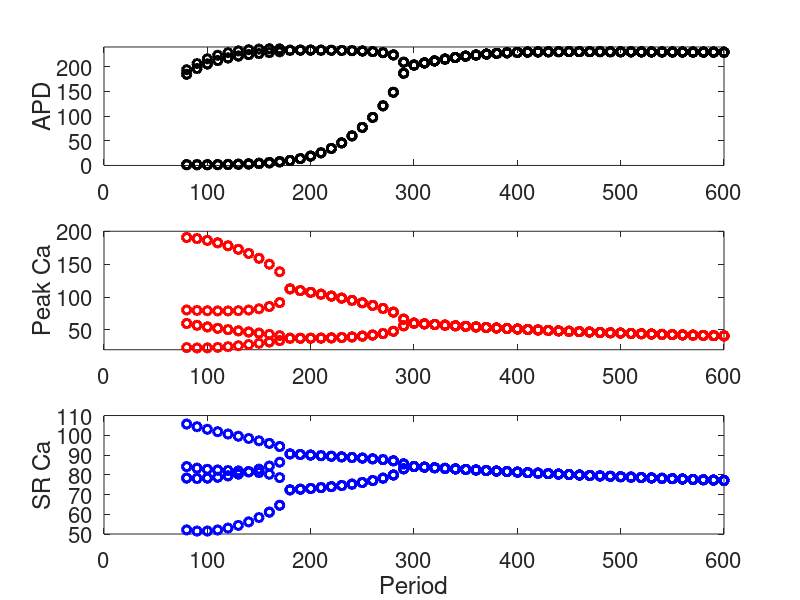
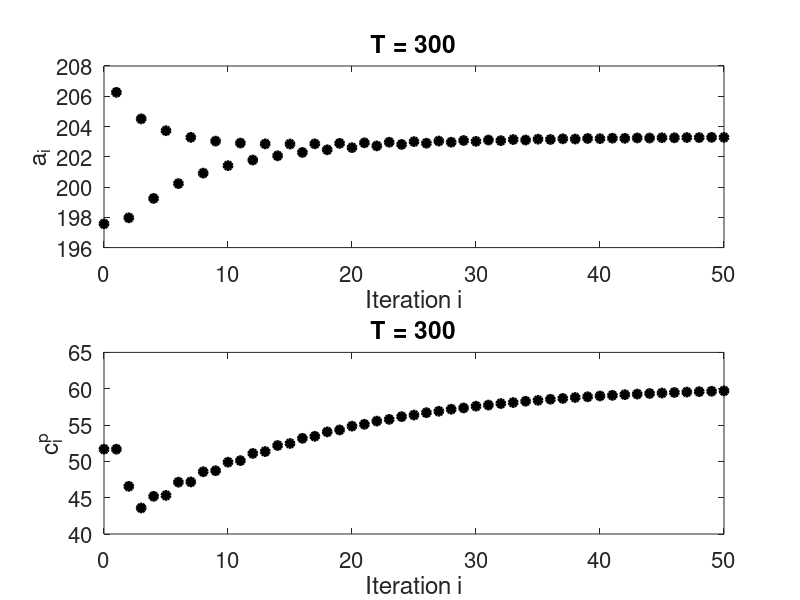
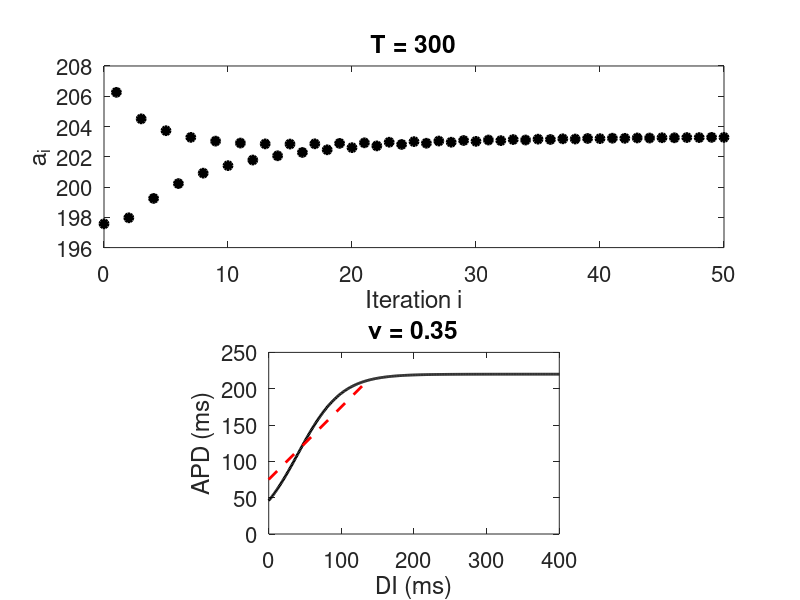

These charts were generated, in order, by the following MATLAB code: (Note: this script raises an error after producing the figures.)
set(0,'defaultlinelinewidth',2)
set(0,'defaultaxesfontsize',16)
% UCLA calcium map
% from PRE 75, 011927 (2007)
% variables:
% a: APD
% d: DI
% cp: peak Ca
% r: Ca released; difference between peak Ca and prev ca (end of prev)
% c: ca just before next stimulus
% l: SR calcium load just before next stimulus
% T: period of stimulation

%clear variables


fixedptfolder = 'fixedptfolder/'; % folder where fixed point values will be saved
Jacfolder = 'Jacfolder/'; % folder where jacobians will be saved
Eigfolder = 'Eigfolder/'; % folder where eigenvalues will be saved


% number of iterations
niters = 1000;

% initial values

% % set parameter values
% % Seth's values; vary nu 0.1, 0.28, 0.4, 0.7
gamma = 0.001;%original % can be 0 or negative
%gamma = 0.005;
%gamma = 0.008;
%gamma = 0.01;
% orig
A0 = 220; D0 = 40; 
tau0 = 30;% original 
%tau0 = 20;
%tau0 = 40;
%tau0 = 50; 
A1 = 0; %original
%A1 = 60; 

D1 = 60; tau1 = 500; % steeper
%%A0 = 220; D0 = 40; tau0 = 60; A1 = 0; D1 = 60; tau1 = 500; % shallower
sigma = 0.5; tauq = 80; 
alpha = 0.036; lc = 93.5; beta = 5;
%rho = 0.15; tauu = 200;
rho=0.5; tauu=200;
nu = 0.1;%original %0.3;%
%nu = 0.35;
%nu = 0.4;
%nu = 0.6;
c0h = 50; theta = 20;
kappa = 0.1; % or 0.5, or lower changes alternans in r from period-doubling bif.
eta = 0.1;%original % between -1 and 1
%eta = -0.8;
%eta = -1;
c0c = 28; eps = 2; tauc = 300;

parameterflag = 9; 

if parameterflag == 0
    parametersetname = ('Shallower (Restitution Curve)');
%A0 = 220; D0 = 40; tau0 = 60; A1 = 0; D1 = 60; tau1 = 500; % shallower
    tau0 = 60;    
elseif parameterflag == 1 %steep parameters
    parametersetname = 'Steep Restitution Curve';% voltage driven alternans
%    tau0 = 30; A1 = 0; D1 = 60; tau1 = 500;
elseif parameterflag == 2 %quasiperiodicity 
    parametersetname = 'Quasiperiodicity (Restitution Curve)';
    eta = -0.5;
elseif parameterflag == 3 %And, of course, the biphasic restitution curve wreaks much havoc.
    parametersetname = 'Biphasic (Restitution Curve)';
%A0 = 220; D0 = 40; tau0 = 60; A1 = 60; D1 = 60; tau1 = 500; 
    tau0 = 60;
    A1 = 60;
elseif parameterflag == 4
    parametersetname = ('Shallow Restitution, Ca-induced');
%A0 = 220; D0 = 40; tau0 = 60; A1 = 0; D1 = 60; tau1 = 500; % shallower
    tau0 = 60;
    nu=0.4;
elseif parameterflag == 5 
    parametersetname = ('Shallow, Ca-induced, Neg Coup');
%A0 = 220; D0 = 40; tau0 = 60; A1 = 0; D1 = 60; tau1 = 500; % shallower
    tau0 = 60;    
    nu=0.4;
    gamma=-0.001;
elseif parameterflag == 6 %steep restitution + Ca-induced
    parametersetname = 'Steep + Ca';
   % tau0 = 30; A1 = 0; D1 = 60; tau1 = 500;
    nu=0.4;
elseif parameterflag == 7
    parametersetname = ('Shallow Restitution, Ca-induced 2');
   % A0 = 220; D0 = 40; tau0 = 60; A1 = 0; D1 = 60; tau1 = 500; % shallower
    tau0 = 60;
    gamma=0.005;
elseif parameterflag == 8
    parametersetname = ('Shallow Restitution, Ca-induced 3');
    %A0 = 220; D0 = 40; tau0 = 60; A1 = 0; D1 = 60; tau1 = 500; % shallower
    tau0 = 60;
    nu=0.7;
elseif parameterflag == 9
    parametersetname = ('\nu = 0.35');
    nu=0.35;
elseif parameterflag == 10
    parametersetname = ('\tau_0 = 20');
    tau0=20;

else
    disp('flag not recognized')
end



% period of stimulation
%T = 220;
%Tarray=[500:-50:300 290:-10:200];
Tarray=[600:-10:80];
%Tarray = 200;

nT = length(Tarray);
cumcpsave=zeros(nT,niters+1);
cumasave=zeros(nT,niters+1);
cumbsave=zeros(nT,niters+1);
cumrsave=zeros(nT,niters+1);
cumlsave=zeros(nT,niters+1);
cumdsave=zeros(nT,niters+1);%new

% define functions
f = @(d) A0 * (1 - 1./(1+exp((d-D0)/tau0))) + A1 * exp(-((d-D1).^2)./tau1);
%q = @(d) 1-sigma*exp(-d/tauq);
%g = @(l) l*(1 - (1-alpha)/(1+exp((l-lc)/beta)));
%h = @(cp) nu * cp * (1-1/(1+exp((cp-c0h)/theta)));
%u_func = @(T) (1-rho*exp(-T/tauu));
%c_func = @(T) c0c*(1+eps*exp(-T/tauc));

for k=1:nT
    T=Tarray(k);
    % initial values: trying some 
%     a_old = 250; % APD
%     b_old = 120; % total Ca in cell
%     r_old = 5;  % SR Ca release
%     l_old = 80;  % SR Ca load in
    % initial values: from a no-alt case before alt
    a_old = 197.57; % APD
    b_old = 117.09; % total Ca in cell
    r_old = 2.3762;  % SR Ca release
    l_old = 67.791;  % SR Ca load in

    c_old = b_old - l_old;
    cp_old = c_old + r_old;
    asave=zeros(niters+1,1);
    cpsave=asave;
    bsave=cpsave; rsave=cpsave; lsave=cpsave; dsave = cpsave;
    cpsave(1,1)=cp_old;
    asave(1,1)=a_old;
    bsave(1,1)=b_old;
    rsave(1,1)=r_old;
    lsave(1,1)=l_old;
    %dsave(1,1)=d_old; %new
    
    for j=1:niters
         d_old = T - a_old; %new
         dsave(1,1)=d_old; %new
    
%        c_old = b_old - l_old;
%        cp_new = (b_old - l_old) + r_old;
%        u_new = (1-rho*exp(-T/tauu)) * (nu * ((b_old - l_old) + r_old) * (1-1/(1+exp((((b_old - l_old) + r_old)-c0h)/theta))));
        r_new = (1-sigma*exp(-(T - a_old)/tauq)) * (l_old*(1 - (1-alpha)/(1+exp((l_old-lc)/beta))));
        %    a_new = f(d_old) + p(cp_new) * a_new % will need to rearrange
        a_new = (A0 * (1 - 1./(1+exp(((T - a_old)-D0)/tau0))) + A1 * exp(-(((T - a_old)-D1).^2)./tau1)) / (1 - gamma*((b_old - l_old) + r_new));
        b_new = b_old - kappa*((b_old - l_old) - (c0c*(1+eps*exp(-T/tauc)))) + eta*(((A0 * (1 - 1./(1+exp(((T - a_old)-D0)/tau0))) + A1 * exp(-(((T - a_old)-D1).^2)./tau1)) / (1 - gamma*((b_old - l_old) + r_new))) - a_old);
        l_new = l_old - ((1-sigma*exp(-(T - a_old)/tauq)) * (l_old*(1 - (1-alpha)/(1+exp((l_old-lc)/beta))))) + ((1-rho*exp(-T/tauu)) * (nu * ((b_old - l_old) + r_new) * (1-1/(1+exp((((b_old - l_old) + r_new)-c0h)/theta)))));
        
        % save updated values
        cpsave(j+1,1) = (b_old - l_old) + r_old;
        asave(j+1,1) = a_new;
        bsave(j+1,1) = b_new;
        rsave(j+1,1) = r_new;
        lsave(j+1,1) = l_new;
        dsave(j+1,1) = d_old;%new
        
        % overwrite "old"
        %    cp_old = cp_new;
        a_old = a_new;
        b_old = b_new;
        r_old = r_new;
        l_old = l_new;
    end
    cumcpsave(k,:)=cpsave;
    cumasave(k,:)=asave;
    cumbsave(k,:)=bsave;
    cumlsave(k,:)=lsave;
    cumrsave(k,:)=rsave;
    cumdsave(k,:)=dsave;%new
end
    

iters=0:niters;
set(0,'defaultaxesfontsize',16)

p1 = figure(1);
ib=niters-8;ie=niters+1;
subplot(3,1,1)
plot(Tarray,cumasave(:,ib:ie),'ko')
ylabel('APD')
ylim([floor(min(min(cumasave(:,ib:ie))/10))*10 ceil(max(max(cumasave(:,ib:ie)))/10)*10])
subplot(3,1,2)
plot(Tarray,cumcpsave(:,ib:ie),'ro')
ylabel('Peak Ca')
ylim([floor(min(min(cumcpsave(:,ib:ie))/10))*10 ceil(max(max(cumcpsave(:,ib:ie)))/10)*10])
subplot(3,1,3)
plot(Tarray,cumlsave(:,ib:ie),'bo')
xlabel('Period'),ylabel('SR Ca')
ylim([floor(min(min(cumlsave(:,ib:ie))/10))*10 ceil(max(max(cumlsave(:,ib:ie)))/10)*10])
saveas(gcf,'fig1cumsave.png')

iiter = 31;
p2 = figure();
subplot(2,1,1)
plot(iters,cumasave(iiter,:),'ko','markerfacecolor','k')
%legend('APD','Total Ca'),legend boxoff
xlabel('Iteration i'),ylabel('a_i')
titlestring = ['T = ' num2str(Tarray(iiter))]
title(titlestring)
xlim([0 50])

subplot(2,1,2)
plot(iters,cumcpsave(iiter,:),'ko','markerfacecolor','k')
%legend('Peak Ca','SR Ca','Ca rel'),legend boxoff
xlabel('Iteration i'),ylabel('c^p_{i}')
title(titlestring)
xlim([0 50])
saveas(gcf,'fig2cumsave.png')
% 
% p3 = figure();
% subplot(2,1,1)
% plot(iters,cumasave(iiter,:),'k.')
% ylabel('APD')
% xlabel('Iteration')%,ylabel('APD')
% titlestring = ['T = ' num2str(Tarray(iiter))]
% title(titlestring)
% 
% subplot(2,1,2)
% plot(iters,cumcpsave(iiter,:),'k.')
% ylabel('Peak Ca')
% xlabel('Iteration')%,ylabel('APD')
% 

%%
%p4 = figure();
% subplot(2,1,1)
% plot(iters(1:end-1),abs(cumasave(iiter,2:end)-cumasave(iiter,1:end-1)),'k.')
% ylabel('\DeltaAPD')
% xlabel('Iteration')%,ylabel('APD')
% titlestring = ['T = ' num2str(T)]
% title(titlestring)
% 
% subplot(2,1,2)
% plot(iters(1:end-1),abs(cumcpsave(iiter,2:end)-cumcpsave(iiter,1:end-1)),'k.')
% ylabel('\Deltac^p')
% xlabel('Iteration')%,ylabel('APD')
%%


figure(2)
DIarray = [0:400];
plot(DIarray,f(DIarray),'k-',[0 140],[75 215],'r--')
ylabel('APD (ms)')
xlabel('DI (ms)')
daspect([1 1 1])
ylim([0 250])
title(parametersetname)
saveas(gcf,'figdisave.png')
%%

% y = [r; a; b; l];


%T = 250;
Tarray= [600:-10:80];

Tlength     = length(Tarray);
fixedptsave = zeros(4,Tlength);

RK1save     = zeros(1,Tlength);
RK2save     = zeros(1,Tlength);
RK3save     = zeros(1,Tlength);
RK4save     = zeros(1,Tlength);
RK5save     = zeros(1,Tlength);
RK6save     = zeros(1,Tlength);
RK7save     = zeros(1,Tlength);
RK8save     = zeros(1,Tlength);
RK9save     = zeros(1,Tlength);
RK10save    = zeros(1,Tlength);
RK11save    = zeros(1,Tlength);
RK12save    = zeros(1,Tlength);
RK13save    = zeros(1,Tlength);
RK14save    = zeros(1,Tlength);
RK15save    = zeros(1,Tlength);

MSV1save    = zeros(1,Tlength);
MSV2save    = zeros(1,Tlength);
MSV3save    = zeros(1,Tlength);
MSV4save    = zeros(1,Tlength);
MSV5save    = zeros(1,Tlength);
MSV6save    = zeros(1,Tlength);
MSV7save    = zeros(1,Tlength);
MSV8save    = zeros(1,Tlength);
MSV9save    = zeros(1,Tlength);
MSV10save   = zeros(1,Tlength);
MSV11save   = zeros(1,Tlength);
MSV12save   = zeros(1,Tlength);
MSV13save   = zeros(1,Tlength);
MSV14save   = zeros(1,Tlength);
MSV15save   = zeros(1,Tlength);

fperrornorm = zeros(1,Tlength); % store fixed-point error norms

fperrormax  = 10^-4; % maxiumum acceptable size for fixed-point error norm
epsln       = 10^-5; % Jacobian step size

% jacfwdsave  = cell(4,Tlength);
% jacbacksave = cell(4,Tlength);
% jacsave     = cell(4,Tlength);  
jacfwdsave  = cell(1,Tlength);
jacbacksave = cell(1,Tlength);
jacsave     = cell(1,Tlength); 

Esave       = zeros(4,Tlength); 
ReEsave     = zeros(4,Tlength);
ImEsave     = zeros(4,Tlength);
EModsave    = zeros(4,Tlength);

Vsave = cell(Tlength);
alleigsave = cell(Tlength);
alleigsabs = cell(Tlength)
Wsave = cell(Tlength);

mjjsave     = zeros(4,Tlength);
%nT = length(Tarray);
%Csave = cell(nT);

%R1save(counter1,counter2) = R1;
for counter1 = 1:length(Tarray)
    T = Tarray(counter1);
% Vary additional parameters
% eta = 0:0.1:1;
% nu  = 0:0.1:1;
% 
% etalength = length(eta);
% nulength = length(nu);
% Csave = cell(etalength,nulength);
% R1save = zeros(etalength,nulength);
% R2save = zeros(etalength,nulength);
% R3save = zeros(etalength,nulength);
% R4save = zeros(etalength,nulength);
% R5save = zeros(etalength,nulength);
% fperrornorm = zeros(etalength,nulength); % store fixed-point error norms



% standard iterating function
% ff = @(y) [(1-sigma*exp(-(T - y(2))/tauq)) * (y(4)*(1 - (1-alpha)/(1+exp((y(4)-lc)/beta))));
%           (A0 * (1 - 1./(1+exp(((T - y(2))-D0)/tau0))) + A1 * exp(-(((T - y(2))-D1).^2)./tau1)) / (1 - gamma*((y(3) - y(4)) + y(1)));
%           y(3) - kappa*((y(3) - y(4)) - (c0c*(1+eps*exp(-T/tauc)))) + eta*(((A0 * (1 - 1./(1+exp(((T - y(2))-D0)/tau0))) + A1 * exp(-(((T - y(2))-D1).^2)./tau1)) / (1 - gamma*((y(3) - y(4)) + y(1)))) - y(2));
%           y(4) - ((1-sigma*exp(-(T - y(2))/tauq)) * (y(4)*(1 - (1-alpha)/(1+exp((y(4)-lc)/beta))))) + ((1-rho*exp(-T/tauu)) * (nu * ((y(3) - y(4)) + y(1)) * (1-1/(1+exp((((y(3) - y(4)) + y(1))-c0h)/theta)))))];

% updated version
ff = @(y) [
(1-sigma*exp(-(T - y(2))/tauq)) ...
    * (y(4)*(1 - (1-alpha)/(1+exp((y(4)-lc)/beta))));
(A0 * (1 - 1./(1+exp(((T - y(2))-D0)/tau0))) ...
    + A1 * exp(-(((T - y(2))-D1).^2)./tau1)) / ...
    (1 - gamma*((y(3) - y(4)) + (1-sigma*exp(-(T - y(2))/tauq)) ...
    * (y(4)*(1 - (1-alpha)/(1+exp((y(4)-lc)/beta))))));
y(3) - kappa*((y(3) - y(4)) ...
    - (c0c*(1+eps*exp(-T/tauc)))) ...
    + eta*(((A0 * (1 - 1./(1+exp(((T - y(2))-D0)/tau0))) ...
    + A1 * exp(-(((T - y(2))-D1).^2)./tau1)) / ...
    (1 - gamma*((y(3) - y(4)) + (1-sigma*exp(-(T - y(2))/tauq)) ...
    * (y(4)*(1 - (1-alpha)/(1+exp((y(4)-lc)/beta))))))) - y(2));
y(4) - ((1-sigma*exp(-(T - y(2))/tauq)) ...
    * (y(4)*(1 - (1-alpha)/(1+exp((y(4)-lc)/beta))))) ...
    + ((1-rho*exp(-T/tauu)) * (nu * ((y(3) - y(4)) + (1-sigma*exp(-(T - y(2))/tauq)) ...
    * (y(4)*(1 - (1-alpha)/(1+exp((y(4)-lc)/beta))))) ...
    * (1-1/(1+exp((((y(3) - y(4)) + (1-sigma*exp(-(T - y(2))/tauq)) ...
    * (y(4)*(1 - (1-alpha)/(1+exp((y(4)-lc)/beta)))))-c0h)/theta)))))];
            
% f=y -> f - y for finding fixed points
% gg = @(y) [((1-sigma*exp(-(T - y(2))/tauq)) * (y(4)*(1 - (1-alpha)/(1+exp((y(4)-lc)/beta)))))-y(1);
%           ((A0 * (1 - 1./(1+exp(((T - y(2))-D0)/tau0))) + A1 * exp(-(((T - y(2))-D1).^2)./tau1)) / (1 - gamma*((y(3) - y(4)) + y(1)))) - y(2);
%           (y(3) - kappa*((y(3) - y(4)) - (c0c*(1+eps*exp(-T/tauc)))) + eta*(((A0 * (1 - 1./(1+exp(((T - y(2))-D0)/tau0))) + A1 * exp(-(((T - y(2))-D1).^2)./tau1)) / (1 - gamma*((y(3) - y(4)) + y(1)))) - y(2))) - y(3);
%           (y(4) - ((1-sigma*exp(-(T - y(2))/tauq)) * (y(4)*(1 - (1-alpha)/(1+exp((y(4)-lc)/beta))))) + ((1-rho*exp(-T/tauu)) * (nu * ((y(3) - y(4)) + y(1)) * (1-1/(1+exp((((y(3) - y(4)) + y(1))-c0h)/theta)))))) - y(4); ]

% updated version
gg = @(y) [
(1-sigma*exp(-(T - y(2))/tauq)) ...
    * (y(4)*(1 - (1-alpha)/(1+exp((y(4)-lc)/beta))));
(A0 * (1 - 1./(1+exp(((T - y(2))-D0)/tau0))) ...
    + A1 * exp(-(((T - y(2))-D1).^2)./tau1)) / ...
    (1 - gamma*((y(3) - y(4)) + (1-sigma*exp(-(T - y(2))/tauq)) ...
    * (y(4)*(1 - (1-alpha)/(1+exp((y(4)-lc)/beta))))));
y(3) - kappa*((y(3) - y(4)) ...
    - (c0c*(1+eps*exp(-T/tauc)))) ...
    + eta*(((A0 * (1 - 1./(1+exp(((T - y(2))-D0)/tau0))) ...
    + A1 * exp(-(((T - y(2))-D1).^2)./tau1)) / ...
    (1 - gamma*((y(3) - y(4)) + (1-sigma*exp(-(T - y(2))/tauq)) ...
    * (y(4)*(1 - (1-alpha)/(1+exp((y(4)-lc)/beta))))))) - y(2));
y(4) - ((1-sigma*exp(-(T - y(2))/tauq)) ...
    * (y(4)*(1 - (1-alpha)/(1+exp((y(4)-lc)/beta))))) ...
    + ((1-rho*exp(-T/tauu)) * (nu * ((y(3) - y(4)) + (1-sigma*exp(-(T - y(2))/tauq)) ...
    * (y(4)*(1 - (1-alpha)/(1+exp((y(4)-lc)/beta))))) ...
    * (1-1/(1+exp((((y(3) - y(4)) + (1-sigma*exp(-(T - y(2))/tauq)) ...
    * (y(4)*(1 - (1-alpha)/(1+exp((y(4)-lc)/beta)))))-c0h)/theta)))))];
      
fsolve(gg,[50;50;50;50])

hh=@(y) ff(y)-y
%hh=@(y) ff(ff(y))-y   % this one will solve alternans states
if(counter1==1)
%    initialguess = [50;50;50;50];
    initialguess = [4;100;150;100];
else
    initialguess = fixedptsave(:,counter1-1);
end
qq1=fsolve(hh,initialguess)
qq2=qq1;
%qq2=ff(qq1) % this would find the other alternans value by iterating once
% ff(qq2)
%qq1-ff(qq1) % check the difference, this should be ~0 (for period-1)


% B Matrix
B1  = [1;1;1;1];
B2  = [1;0;0;0];
B3  = [0;1;0;0];
B4  = [0;0;1;0];
B5  = [0;0;0;1];
B6  = [1;1;0;0];
B7  = [0;0;1;1];
B8  = [0;1;1;0];
B9  = [1;0;1;0];
B10 = [0;1;0;1];
B11 = [1;0;0;1];
B12 = [0;1;1;1];
B13 = [1;0;1;1];
B14 = [1;1;0;1];
B15 = [1;1;1;0];

% fperrornorm(counter1) = norm(ff(y)); %error
%         if fperrornorm(counter1) > fperrormax % stop if error is too large
%             disp(['Fixed point error of ' num2str(fperrornorm(counter1)) ' exceeds threshold of ' num2str(fperrormax) '. Program will exit now.']);
%             return;
%         end
        

fixedpt = [qq2(1); qq2(2); qq2(3); qq2(4)];
fixedptsave(:,counter1) = fixedpt;

 myfilename=[fixedptfolder 'fixedpt' num2str(T) '_pflag' num2str(parameterflag)];
        save([myfilename '.mat'],'fixedpt','T','counter1','parameterflag')%%%



        diffeq_Conly = @(qq2) ff(qq2);
        
        % Forward-difference numerical Jacobian: 
        %jacfwd = diffjac_mod(fixedpt,diffeq_Conly,feval(diffeq_Conly,fixedpt),epsln); % Solve for empirical bcl-to-bcl Jacobian.
        jacfwd = diffjac_mod(fixedptsave(:,counter1),diffeq_Conly,feval(diffeq_Conly,fixedptsave(:,counter1)),epsln); % Solve for empirical bcl-to-bcl Jacobian.
        jacfwdsave{counter1} = jacfwd;
        %jacfwdsave = jacfwd;

        
        % Backward-difference numerical Jacobian: 
        %jacback = diffjac_mod(fixedpt,diffeq_Conly,feval(diffeq_Conly,fixedpt),-epsln); % Solve for empirical bcl-to-bcl Jacobian.
        jacback = diffjac_mod(fixedptsave(:,counter1),diffeq_Conly,feval(diffeq_Conly,fixedptsave(:,counter1)),-epsln); % Solve for empirical bcl-to-bcl Jacobian.
        jacbacksave{counter1} = jacback;
        %jacbacksave = jacback;
        
        % Central-difference Jacobian
        jac               = (jacfwd+jacback)/2;
        %jacsave{counter1} = jac;
        jacsave = jac; 

        myfilename=[Jacfolder 'jac' num2str(T) '_pflag' num2str(parameterflag)];
        save([myfilename '.mat'],'jac','T','counter1','parameterflag')%%%


        
        
        %Eigenvalues
        E                    = sort(eig(jacsave));
        Esave(:,counter1)    = E ;
        Ereal                = real(E);
        ReEsave(:,counter1)  = Ereal ;
        ImE                  = imag(E);
        ImEsave(:,counter1)  = ImE ;
        EMod                 = abs(E);
        EModsave(:,counter1) = EMod;
        
        %Eigenvectors
%        [V, D]              = eig(jac);
        %Calculate the right eigenvectors, V, the eigenvalues, D, and the left eigenvectors, W.
        [V, D, W]       = eig(jac,'nobalance');
        alleigsave{counter1} = diag(D);
        alleigsabs{counter1} = abs(alleigsave{counter1});
        Wsave{counter1} = W;
        Vsave{counter1} = V;

        myfilename = [Eigfolder 'alleigsave' num2str(T) '_pflag' num2str(parameterflag)];
        save([myfilename '.mat'],'alleigsave','Wsave','Vsave','alleigsabs','T','counter1','parameterflag')%%%


         % Controllability Matrices
        K1  = [B1 jac*B1 jac^2*B1 jac^3*B1];
        K2  = [B2 jac*B2 jac^2*B2 jac^3*B2];
        K3  = [B3 jac*B3 jac^2*B3 jac^3*B3];
        K4  = [B4 jac*B4 jac^2*B4 jac^3*B4];
        K5  = [B5 jac*B5 jac^2*B5 jac^3*B5];
        K6  = [B6 jac*B6 jac^2*B6 jac^3*B6];
        K7  = [B7 jac*B7 jac^2*B7 jac^3*B7];
        K8  = [B8 jac*B8 jac^2*B8 jac^3*B8];
        K9  = [B9 jac*B9 jac^2*B9 jac^3*B9];
        K10 = [B10 jac*B10 jac^2*B10 jac^3*B10];
        K11 = [B11 jac*B11 jac^2*B11 jac^3*B11];
        K12 = [B12 jac*B12 jac^2*B12 jac^3*B12];
        K13 = [B13 jac*B13 jac^2*B13 jac^3*B13];
        K14 = [B14 jac*B14 jac^2*B14 jac^3*B14];
        K15 = [B15 jac*B15 jac^2*B15 jac^3*B15];

        % Minimum of the Singular Values of K
        MSV1                = min(svd(K1'*K1));
        MSV1save(counter1)  = MSV1;
        MSV2                = min(svd(K2'*K2));
        MSV2save(counter1)  = MSV2;
        MSV3                = min(svd(K3'*K3));
        MSV3save(counter1)  = MSV3;
        MSV4                = min(svd(K4'*K4));
        MSV4save(counter1)  = MSV4;
        MSV5                = min(svd(K5'*K5));  
        MSV5save(counter1)  = MSV5;
        MSV6                = min(svd(K6'*K6));
        MSV6save(counter1)  = MSV6;
        MSV7                = min(svd(K7'*K7));
        MSV7save(counter1)  = MSV7;
        MSV8                = min(svd(K8'*K8));
        MSV8save(counter1)  = MSV8;
        MSV9                = min(svd(K9'*K9));
        MSV9save(counter1)  = MSV9;
        MSV10               = min(svd(K10'*K10));
        MSV10save(counter1) = MSV10;
        MSV11               = min(svd(K11'*K11));
        MSV11save(counter1) = MSV11;
        MSV12               = min(svd(K12'*K12));
        MSV12save(counter1) = MSV12;
        MSV13               = min(svd(K13'*K13));
        MSV13save(counter1) = MSV13;
        MSV14               = min(svd(K14'*K14));
        MSV14save(counter1) = MSV14;
        MSV15               = min(svd(K14'*K15));
        MSV15save(counter1)  = MSV15;
        
        % Ranks
        RK1 = rank(K1);
        RK1save(counter1) = RK1;
        RK2 = rank(K2);
        RK2save(counter1) = RK2;
        RK3 = rank(K3);
        RK3save(counter1) = RK3;
        RK4 = rank(K4);
        RK4save(counter1) = RK4;
        RK5 = rank(K5);
        RK5save(counter1) = RK5;
        RK6 = rank(K6);
        RK6save(counter1) = RK6;
        RK7 = rank(K7);
        RK7save(counter1) = RK7;
        RK8 = rank(K8);
        RK8save(counter1) = RK8;
        RK9 = rank(K9);
        RK9save(counter1) = RK9;
        RK10 = rank(K10);
        RK10save(counter1) = RK10;
        RK11 = rank(K11);
        RK11save(counter1) = RK11;
        RK12 = rank(K12);
        RK12save(counter1) = RK12;
        RK13 = rank(K13);
        RK13save(counter1) = RK13;
        RK14 = rank(K14);
        RK14save(counter1) = RK14;
        RK15 = rank(K15);
        RK15save(counter1) = RK15;
        
        save('jacsave.mat','jacsave');
        %load('jacsave')
        example = matfile('jacsave.mat');
         A = [     0   -0.0003       0  0.3966;
              0.2387   -0.0001  0.2387 -0.2387;
              0.0239   -0.1000  0.9239  0.0761;
              0.2479    0.0003  0.2479  0.3555]; 
        %A = example.jacsave;
        %
      %  numstep = 51;
        numstep = 53;
        x       = [1;1;1;1];
        for k = 1:numstep-1
          %  x(:,k+1) = jacsave*x(:,k); %correct one
            x(:,k+1) = A*x(:,k);
            %xsave = x
        end
        
end

%%
set(0,'defaultaxesfontsize',16);
set(0,'defaultlinelinewidth',2);

% figure()
% hold on
% for counter1 = 1:length(Tarray)
%     T = Tarray(counter1);
% plot(T,fixedptsave{counter1},'.','markerfacecolor','k')
% xlabel('Tarray'),ylabel('Fixed Points')
% legend('r','a','b','l','Location', 'Best')
% end

% figure()
% hold on
% plot(Tarray,fixedptsave(1,:),'b-o' )
% plot(Tarray,fixedptsave(2,:),'r-x')
% plot(Tarray,fixedptsave(3,:),'g-^')
% plot(Tarray,fixedptsave(4,:),'k-.')
% xlabel('Period','FontSize',14),ylabel('Fixed Points','FontSize',14)
% legend('r','a','b','l','Location', 'Best')
% grid on
% 
% figure()
% hold on
% plot(Tarray,Esave(1,:),'b-o' )
% plot(Tarray,Esave(2,:),'r-x')
% plot(Tarray,Esave(3,:),'g-^')
% plot(Tarray,Esave(4,:),'k-.')
% ylim([-1 1])
% xlabel('Period','FontSize',14),ylabel('Eigenvalues','FontSize',14)
% legend('Eig1','Eig2','Eig3','Eig4','Location', 'Best')
% grid on


% figure()
% plot(Tarray,Esave{counter1}(1,:), 'k.','markerfacecolor','k')
% xlabel('Tarray','FontSize',14),ylabel('Eigenvalues','FontSize',14)
% %legend({'MSV4','MSV5'},'Location', 'Best','FontSize',4)

% figure()
% %plot(Tarray,R1save,'k','markerfacecolor','k')
% plot(Tarray,MSV1save,Tarray,MSV2save,Tarray,MSV3save,Tarray,MSV4save,Tarray,...
%     MSV5save,Tarray,MSV6save,Tarray,MSV7save,Tarray,MSV8save,Tarray,MSV9save,...
%     Tarray,MSV10save,Tarray,MSV11save,Tarray,MSV12save,Tarray,MSV13save,...
%     Tarray,MSV14save,Tarray,MSV15save, 'k.','markerfacecolor','k')
% xlabel('Tarray','FontSize',14),ylabel('Minimum Singular Values','FontSize',14)
% legend({'MSV1','MSV2','MSV3','MSV4','MSV5','MSV6','MSV7','MSV8','MSV9','MSV10',...
%     'MSV11','MSV12','MSV13','MSV14','MSV15'},'Location', 'Best','FontSize',4)

% figure()
% hold on
% %plot(Tarray,R1save,'k','markerfacecolor','k')
% % plot(Tarray,MSV2save,Tarray,MSV3save,Tarray,MSV4save,Tarray,...
% %     MSV5save, 'k.','markerfacecolor','k')
% plot(Tarray,MSV2save,'b-o' )
% plot(Tarray,MSV3save,'r-x')
% plot(Tarray,MSV4save,'g-^')
% plot(Tarray,MSV5save,'k-.')
% set(gca, 'yscale', 'log')
% xlabel('Period','FontSize',14),ylabel('Minimum Singular Values','FontSize',14)
% legend({'MSV2','MSV3','MSV4','MSV5'},'Location', 'Best','FontSize',4)
% grid on
% 
% figure()
% subplot(3,1,1)
% hold on
% plot(Tarray,fixedptsave(1,:),'b-o' )
% plot(Tarray,fixedptsave(2,:),'r-x')
% plot(Tarray,fixedptsave(3,:),'g-^')
% plot(Tarray,fixedptsave(4,:),'k-.')
% %xlabel('Tarray','FontSize',14)
% ylabel('Fixed Points','FontSize',10)
% legend('r','a','b','l','Location', 'Best')
% grid on
% hold off
% 
% subplot(3,1,2)
% hold on
% plot(Tarray,Esave(1,:),'b-o' )
% plot(Tarray,Esave(2,:),'r-x')
% plot(Tarray,Esave(3,:),'g-^')
% plot(Tarray,Esave(4,:),'k-.')
% ylim([-1 1])
% %xlabel('Tarray','FontSize',14),
% ylabel('Eigenvalues','FontSize',10)
% legend('Eig1','Eig2','Eig3','Eig4','Location', 'Best')
% grid on
% hold off

% subplot(3,1,3)
% hold on
% plot(Tarray,MSV2save,'b-o' )
% plot(Tarray,MSV3save,'r-x')
% plot(Tarray,MSV4save,'g-^')
% plot(Tarray,MSV5save,'k-.')
% set(gca, 'yscale', 'log')
% xlabel('Period','FontSize',14)
% ylabel('Minimum Singular Values','FontSize',10)
% legend({'MSV2','MSV3','MSV4','MSV5'},'Location', 'Best')
% grid on
%hold off

%figure()
figure1=figure('Position', [100, 10, 1024, 1200]);
ax1=subplot(3,1,1)
hold on
plot(Tarray,fixedptsave(2,:),'ko','markerfacecolor','k')
plot(Tarray,fixedptsave(4,:),'rd','markerfacecolor','r')
plot(Tarray,fixedptsave(1,:),'bx' )
plot(Tarray,fixedptsave(3,:),'g^','markerfacecolor','g')
%xlabel('Tarray','FontSize',14)
ylabel('Fixed Points')
%%%legend('r','a','b','l','Location', 'Best')
%set(gca,'xtickMode', 'auto')
%set(gca,'XTick',[]);
%grid on
set(gca,'XTicklabel',[]);
%title(parametersetname)
hold off

% ax2=subplot(4,1,2);
% hold on
% plot(Tarray,ReEsave(1,:),'bo' )
% plot(Tarray,ReEsave(2,:),'bo')
% plot(Tarray,ReEsave(3,:),'bo')
% plot(Tarray,ReEsave(4,:),'bo')
% %ylim([-1 1])
% %xlabel('Tarray','FontSize',14),
% ylabel('Re(\lambda_{i})')
% %legend('Re1','Re2','Re3','Re4','Location', 'Best')
% grid on
% set(gca,'XTicklabel',[]);
% hold off

% subplot(3,1,2)
% hold on
% plot(Tarray,ImEsave(1,:),'b-o' )
% plot(Tarray,ImEsave(2,:),'r-x')
% plot(Tarray,ImEsave(3,:),'g-^')
% plot(Tarray,ImEsave(4,:),'k-.')
% set(gca, 'yscale', 'log')
% xlabel('Period','FontSize',14)
% ylabel('Im(Eigenvalue)','FontSize',10)
% legend({'Im1','Im2','Im3','Im4'},'Location', 'Best')
% grid on
% hold off

% ax3=subplot(4,1,3);
% hold on
% plot(Tarray,EModsave(1,:),'bo' )
% plot(Tarray,EModsave(2,:),'bo')
% plot(Tarray,EModsave(3,:),'bo')
% plot(Tarray,EModsave(4,:),'bo')
% %set(gca, 'yscale', 'log')
% %xlabel('Period','FontSize',14)
% ylabel('|\lambda_{i}|')
% %legend({'Mod1','Mod2','Mod3','Mod4'},'Location', 'Best')
% grid on
% set(gca,'XTicklabel',[]);
% %set(ax3,'xgrid','on');
% % ax3.XGrid = 'on';
% % ax3.YGrid = 'on';
% hold off


ax3=subplot(3,1,2);
hold on
posreal1=find(ReEsave(1,:)>=0);
posreal2=find(ReEsave(2,:)>=0);
posreal3=find(ReEsave(3,:)>=0);
posreal4=find(ReEsave(4,:)>=0);
negreal1=find(ReEsave(1,:)<0);
negreal2=find(ReEsave(2,:)<0);
negreal3=find(ReEsave(3,:)<0);
negreal4=find(ReEsave(4,:)<0);
if (size(posreal1,2)>1),plot(Tarray(posreal1),EModsave(1,posreal1),'ko','markerfacecolor','k'),end
if (size(posreal2,2)>1),plot(Tarray(posreal2),EModsave(2,posreal2),'ko','markerfacecolor','k'),end
if (size(posreal3,2)>1),plot(Tarray(posreal3),EModsave(3,posreal3),'ko','markerfacecolor','k'),end
if (size(posreal4,2)>1),plot(Tarray(posreal4),EModsave(4,posreal4),'ko','markerfacecolor','k'),end
if (size(negreal1,2)>1),plot(Tarray(negreal1),EModsave(1,negreal1),'mo','markerfacecolor','r'),end
if (size(negreal2,2)>1),plot(Tarray(negreal2),EModsave(2,negreal2),'mo','markerfacecolor','r'),end
if (size(negreal3,2)>1),plot(Tarray(negreal3),EModsave(3,negreal3),'mo','markerfacecolor','r'),end
if (size(negreal4,2)>1),plot(Tarray(negreal4),EModsave(4,negreal4),'mo','markerfacecolor','r'),end
plot([ 0 600],[1 1],'k--')
%set(gca, 'yscale', 'log')
xlabel('Period (ms)')
ylabel('|\lambda_{i}|')
%legend({'Mod1','Mod2','Mod3','Mod4'},'Location', 'Best')
%grid on
%set(gca,'XTicklabel',[]);
%set(ax3,'xgrid','on');
% ax3.XGrid = 'on';
% ax3.YGrid = 'on';
hold off


ax4=subplot(3,1,3);
hold on
semilogy(Tarray,MSV2save,'b-o' )
semilogy(Tarray,MSV3save,'r-x')
semilogy(Tarray,MSV4save,'g-^')
semilogy(Tarray,MSV5save,'k-.')
% plot(Tarray,MSV2save,'b-o' )
% plot(Tarray,MSV3save,'r-x')
% plot(Tarray,MSV4save,'g-^')
% plot(Tarray,MSV5save,'k-.')
% set(gca, 'yscale', 'log')
xlabel('Period (ms)','FontSize',14)
ylabel('\sigma_{min}')
%legend({'\sigma_{min,r}','\sigma_{min,a}','\sigma_{min,b}','\sigma_{min,l}'},'Location', 'Best')
legend({'r','a','b','l'},'Location', 'Best')
legend boxoff
hold off
linkaxes([ax1,ax3,ax4],'x')
set(gca,'XTickLabel');
saveas(gcf,'figfxdpt,mod,eig.png')
%set(gcf,'position',[1.0000    1.0000  500  1000.0000])%

figure(10)
mygreen=[0 0.7 0];
myxlims = [80 540];
set(gcf,'Position', [100, 10, 1024, 1200]);
ib=niters-8;ie=niters+1;
subplot(3,1,1)
plot(Tarray,cumasave(:,ib:ie),'ko','markerfacecolor','k')
ylabel('a_i (ms)')
xlim(myxlims)
ylim([floor(min(min(cumasave(:,ib:ie))/10))*10 ceil(max(max(cumasave(:,ib:ie)))/10)*10])
subplot(3,1,2)
plot(Tarray,cumcpsave(:,ib:ie),'ko','markerfacecolor','k')
ylabel('Ca_i^p (\muM)')
xlim(myxlims)
ylim([floor(min(min(cumcpsave(:,ib:ie))/10))*10 ceil(max(max(cumcpsave(:,ib:ie)))/10)*10])
subplot(3,1,3)
semilogy(Tarray,MSV3save,'ko','markerfacecolor','k')
hold on
semilogy(Tarray,MSV5save,'rd','markerfacecolor','r')
semilogy(Tarray,MSV2save,'bx','markerfacecolor','b')
semilogy(Tarray,MSV4save,'^','color',mygreen,'markerfacecolor',mygreen)
hold off
xlabel('Period (ms)','FontSize',14)
ylabel('\sigma_{min}')
xlim(myxlims)
ylim([1e-10 1e0])
%ylim([1e-9 1e0])
%legend({'\sigma_{min,r}','\sigma_{min,a}','\sigma_{min,b}','\sigma_{min,l}'},'Location', 'Best')
%legend({'a','l','r','b'},'Location', 'southoutside')
legend boxoff
saveas(gcf,'figminsin.png')

figure(6)
%plot(Tarray,R1save,'k','markerfacecolor','k')
plot(Tarray,RK1save,Tarray,RK2save,Tarray,RK3save,Tarray,RK4save,Tarray,...
    RK5save,Tarray,RK6save,Tarray,RK7save,Tarray,RK8save,Tarray,RK9save,...
    Tarray,RK10save,Tarray,RK11save,Tarray,RK12save,Tarray,RK13save,...
    Tarray,RK14save,Tarray,RK15save, 'k.','markerfacecolor','k')
xlabel('Period'),ylabel('Ranks')
legend({'RK1','RK2','RK3','RK4','RK5','RK6','RK7','RK8','RK9','RK10',...
    'RK11','RK12','RK13','RK14','RK15'},'Location', 'eastoutside')
grid on
saveas(gcf,'figranks.png')

%figure()
%hold on
%plot(Tarray, Vsave(:,1:end))
%cellfun(@plot,Vsave);
%plot(Tarray, Vsave(2,:))
%plot(Tarray, Vsave(3,:))
%plot(Tarray, Vsave(4,:))

%plot(Tarray,Vsave(1,:),'b-o' )
%plot(Tarray,Vsave(2,:),'r-x')
%plot(Tarray,Vsave(3,:),'g-^')
%plot(Tarray,Vsave(4,:),'k-.')
%ylim([-1 1])
%%legend('Eig1','Eig2','Eig3','Eig4','Location', 'Best')
grid on

% figure()
% plot(Tarray,R3save,Tarray,R4save,Tarray,R5save,'k','markerfacecolor','k')
% xlabel('Tarray'),ylabel('Ranks (R2)')


% figure()
% surf(Tarray,R1save(:,Tlength),R2save(:,Tlength));%shading interp
% xlabel('Tarray'),ylabel('Ranks (R1)'),zlabel('Ranks (R2)')
% 
% figure()
% surf(Tarray,R2save(:,Tlength),R1save(:,Tlength));%shading interp
% xlabel('Tarray'),ylabel('Ranks (R2)'),zlabel('Ranks (R1)')


% figure()
% surf(b1values,b2values,R2save);%shading interp
% xlabel('b1 Values'),ylabel('b2 Values'),zlabel('Ranks (R2)')
% 
% figure()
% surf(b1values,b2values,R3save);%shading interp
% xlabel('b1 Values'),ylabel('b2 Values'),zlabel('Ranks (R3)')
% 
% b2plotindex = 1; % Fix b2 value and plot ranks vs. b1
% figure()
% %plot(b1values,R1save,'m-s',b1values,R2save,'r-^',b1values,R3save,'b-o')
% plot(b1values,R1save(:,b2plotindex),'m-s',b1values,R2save(:,b2plotindex),'r-^',b1values,R3save(:,b2plotindex),'b-o')
% xlabel('b1 values '),ylabel('Rank Value')%,legend('R1save','R2save','R3save','location','best'),legend boxoff
% title(['Controllability ranks for b2 = ' num2str(b2values(b2plotindex))])
% legend('R1','R2','R3')
% T = 600;
% figure()
% hold on
% plot((1:numstep)*T, x(1,:),'bo')
% plot((1:numstep)*T, x(2,:),'ro')
% plot((1:numstep)*T, x(3,:),'go')
% plot((1:numstep)*T, x(4,:),'ko')
% xlabel('Time (ms)'),ylabel('x(k+1)') %miliseconds
% legend('r','a','b','l','Location', 'Best')

% figure()
% hold on
% plot((1:numstep)*600, x(1,:),'b')
% plot((1:numstep)*600, x(2,:),'r')
% plot((1:numstep)*600, x(3,:),'g')
% plot((1:numstep)*600, x(4,:),'k')
% xlabel('Time (ms)'),ylabel('x(k+1)') %miliseconds
% legend('r','a','b','l','Location', 'Best')
%%

%figure()
figure1=figure('Position', [100, 10, 1024, 1200]);
ax1=subplot(4,1,1)
hold on
plot(Tarray,fixedptsave(1,:),'b-o' )
plot(Tarray,fixedptsave(2,:),'r-x')
plot(Tarray,fixedptsave(3,:),'g-^')
plot(Tarray,fixedptsave(4,:),'k-.')
%xlabel('Tarray','FontSize',14)
ylabel('Fixed Points','FontSize',10)
legend('r','a','b','l','Location', 'Best')
%set(gca,'xtickMode', 'auto')
%set(gca,'XTick',[]);
grid on
set(gca,'XTicklabel',[]);
hold off


ax2=subplot(4,1,2);
hold on
plot(Tarray,ReEsave(1,:),'bo' )
plot(Tarray,ReEsave(2,:),'bo')
plot(Tarray,ReEsave(3,:),'bo')
plot(Tarray,ReEsave(4,:),'bo')
%ylim([-1 1])
%xlabel('Tarray','FontSize',14),
ylabel('Re(\lambda_{i})','FontSize',10)
%legend('Re1','Re2','Re3','Re4','Location', 'Best')
grid on
set(gca,'XTicklabel',[]);
hold off

% subplot(3,1,2)
% hold on
% plot(Tarray,ImEsave(1,:),'b-o' )
% plot(Tarray,ImEsave(2,:),'r-x')
% plot(Tarray,ImEsave(3,:),'g-^')
% plot(Tarray,ImEsave(4,:),'k-.')
% set(gca, 'yscale', 'log')
% xlabel('Period','FontSize',14)
% ylabel('Im(Eigenvalue)','FontSize',10)
% legend({'Im1','Im2','Im3','Im4'},'Location', 'Best')
% grid on
% hold off

ax3=subplot(3,1,2);
hold on
posreal1=find(ReEsave(1,:)>=0);
posreal2=find(ReEsave(2,:)>=0);
posreal3=find(ReEsave(3,:)>=0);
posreal4=find(ReEsave(4,:)>=0);
negreal1=find(ReEsave(1,:)<0);
negreal2=find(ReEsave(2,:)<0);
negreal3=find(ReEsave(3,:)<0);
negreal4=find(ReEsave(4,:)<0);
if (size(posreal1,2)>1),plot(Tarray(posreal1),EModsave(1,posreal1),'ko','markerfacecolor','k'),end
if (size(posreal2,2)>1),plot(Tarray(posreal2),EModsave(2,posreal2),'ko','markerfacecolor','k'),end
if (size(posreal3,2)>1),plot(Tarray(posreal3),EModsave(3,posreal3),'ko','markerfacecolor','k'),end
if (size(posreal4,2)>1),plot(Tarray(posreal4),EModsave(4,posreal4),'ko','markerfacecolor','k'),end
if (size(negreal1,2)>1),plot(Tarray(negreal1),EModsave(1,negreal1),'mo','markerfacecolor','r'),end
if (size(negreal2,2)>1),plot(Tarray(negreal2),EModsave(2,negreal2),'mo','markerfacecolor','r'),end
if (size(negreal3,2)>1),plot(Tarray(negreal3),EModsave(3,negreal3),'mo','markerfacecolor','r'),end
if (size(negreal4,2)>1),plot(Tarray(negreal4),EModsave(4,negreal4),'mo','markerfacecolor','r'),end
plot([ 0 600],[1 1],'k--')
%set(gca, 'yscale', 'log')
xlabel('Period (ms)')
ylabel('|\lambda_{i}|')
%legend({'Mod1','Mod2','Mod3','Mod4'},'Location', 'Best')
%grid on
%set(gca,'XTicklabel',[]);
%set(ax3,'xgrid','on');
% ax3.XGrid = 'on';
% ax3.YGrid = 'on';
hold off

ax4=subplot(4,1,4);
hold on
plot(Tarray,MSV2save,'b-o' )
plot(Tarray,MSV3save,'r-x')
plot(Tarray,MSV4save,'g-^')
plot(Tarray,MSV5save,'k-.')
set(gca, 'yscale', 'log')
xlabel('Period','FontSize',14)
ylabel('\sigma_{min}','FontSize',10)
legend({'\sigma_{min,r}','\sigma_{min,a}','\sigma_{min,b}','\sigma_{min,l}'},'Location', 'Best')
grid on
hold off
linkaxes([ax1,ax2,ax3,ax4],'x')
set(gca,'XTickLabel');
